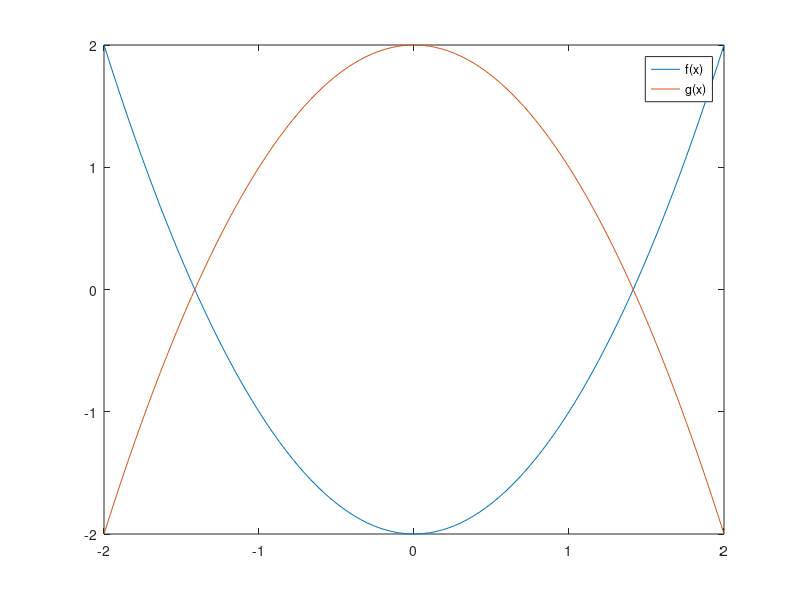

This figure's MATLAB source: (Note: this script raises an error after producing the figure.)
% Date su funkcije f(x) = x^2 − 2 i g(x) = -x^2+2
f = @(x) x.^2-2;
g = @(x) -x.^2+2;

% a) Nacrtati grafik obe funkcije na intervalu [-2,2].

a = -2;
b = 2;
x = linspace(a,b,100);

plot(x, f(x)); hold on
plot(x, g(x));
legend('f(x)', 'g(x)');

% b) Proizvoljnom metodom naći i nacrtati sve preseke funkcija u istom intervalu.

% presek dve funkcije je tacka x0, koja je nula funkcije h(x) = f(x) - g(x)

h = @(x) f(x)-g(x);

% ali posto imamo dva preseka, prilagodimo intervale
x01 = zeroBisection(h, a, 0, 0.00001);
x02 = zeroBisection(h, 0, b, 0.00001);

plot(x01, f(x01), 'o');
plot(x02, f(x02), 'o'); hold off

disp('Resenje: ');
disp(['x1 = ', num2str(x01)]);
disp(['x2 = ', num2str(x02)]);